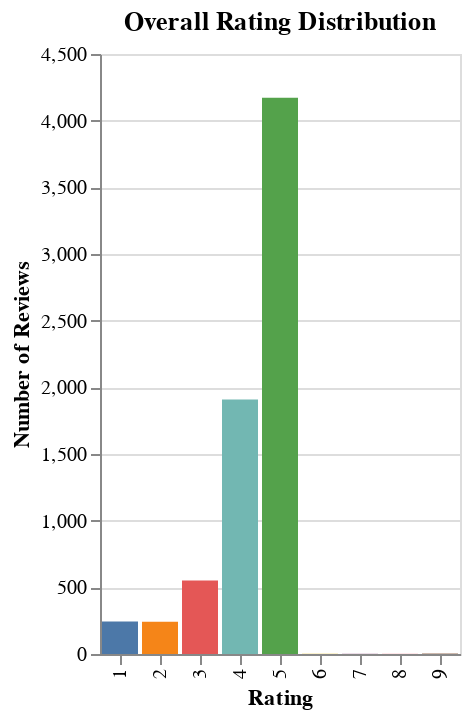

Notebook source saved alongside this figure:
### Code cell
ratings_chart = alt.Chart(ratings_count).mark_bar().encode(
    x = alt.X("index:N", title="Rating"),
    y = alt.Y("count:Q", title="Number of Reviews"),
    color = alt.Color("index:N", legend=None)
).properties(
    title = "Overall Rating Distribution"
)
ratings_chart

### Figure 1 — Vega-Lite specification as saved in the notebook (floating-point values rounded to 4 significant figures)
{"config": {"view": {"continuousWidth": 300, "continuousHeight": 300}}, "data": {"name": "data-d06615efc3af87963b60008f4599ffbf"}, "mark": {"type": "bar"}, "encoding": {"color": {"field": "index", "legend": null, "type": "nominal"}, "x": {"field": "index", "title": "Rating", "type": "nominal"}, "y": {"field": "count", "title": "Number of Reviews", "type": "quantitative"}}, "title": "Overall Rating Distribution", "$schema": "https://vega.github.io/schema/vega-lite/v5.16.3.json", "datasets": {"data-d06615efc3af87963b60008f4599ffbf": [{"index": 5.0, "count": 4172}, {"index": 4.0, "count": 1908}, {"index": 3.0, "count": 552}, {"index": 1.0, "count": 244}, {"index": 2.0, "count": 241}, {"index": 9.0, "count": 4}, {"index": 8.0, "count": 2}, {"index": 7.0, "count": 2}, {"index": 6.0, "count": 1}]}}
